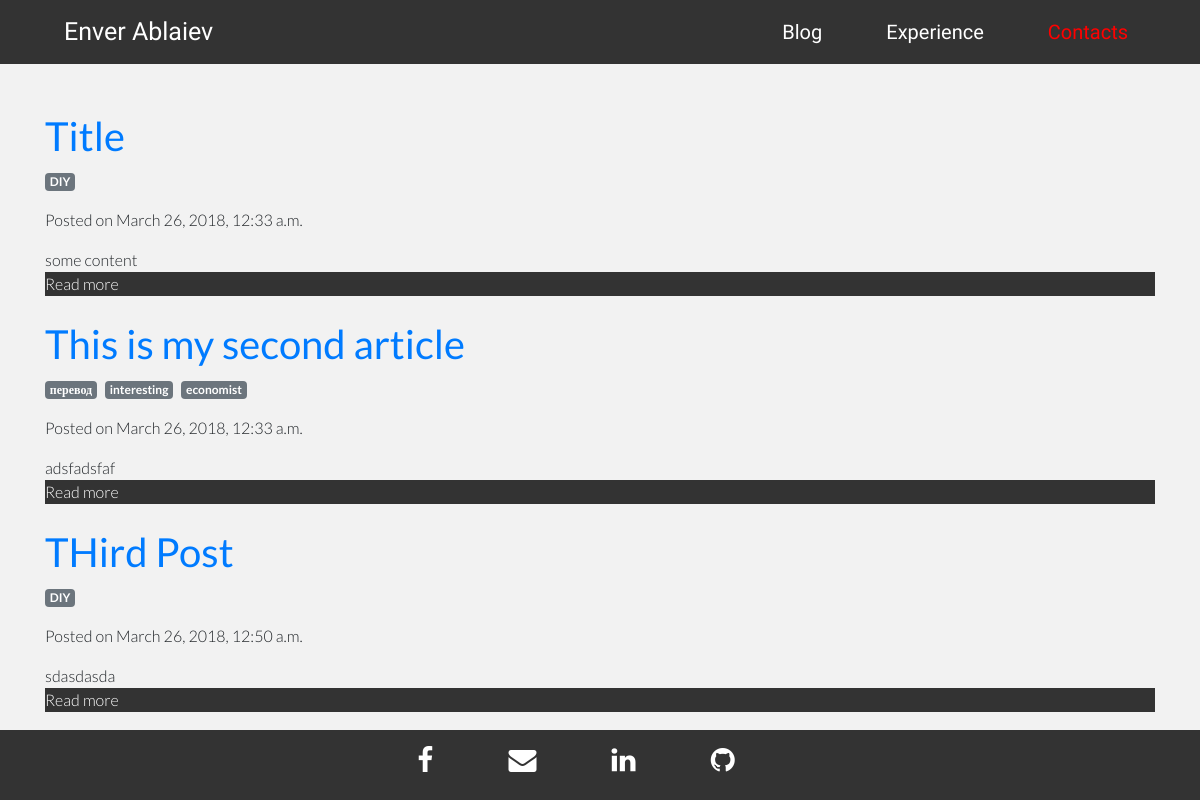
Page /blog/posts on the earlier database version.
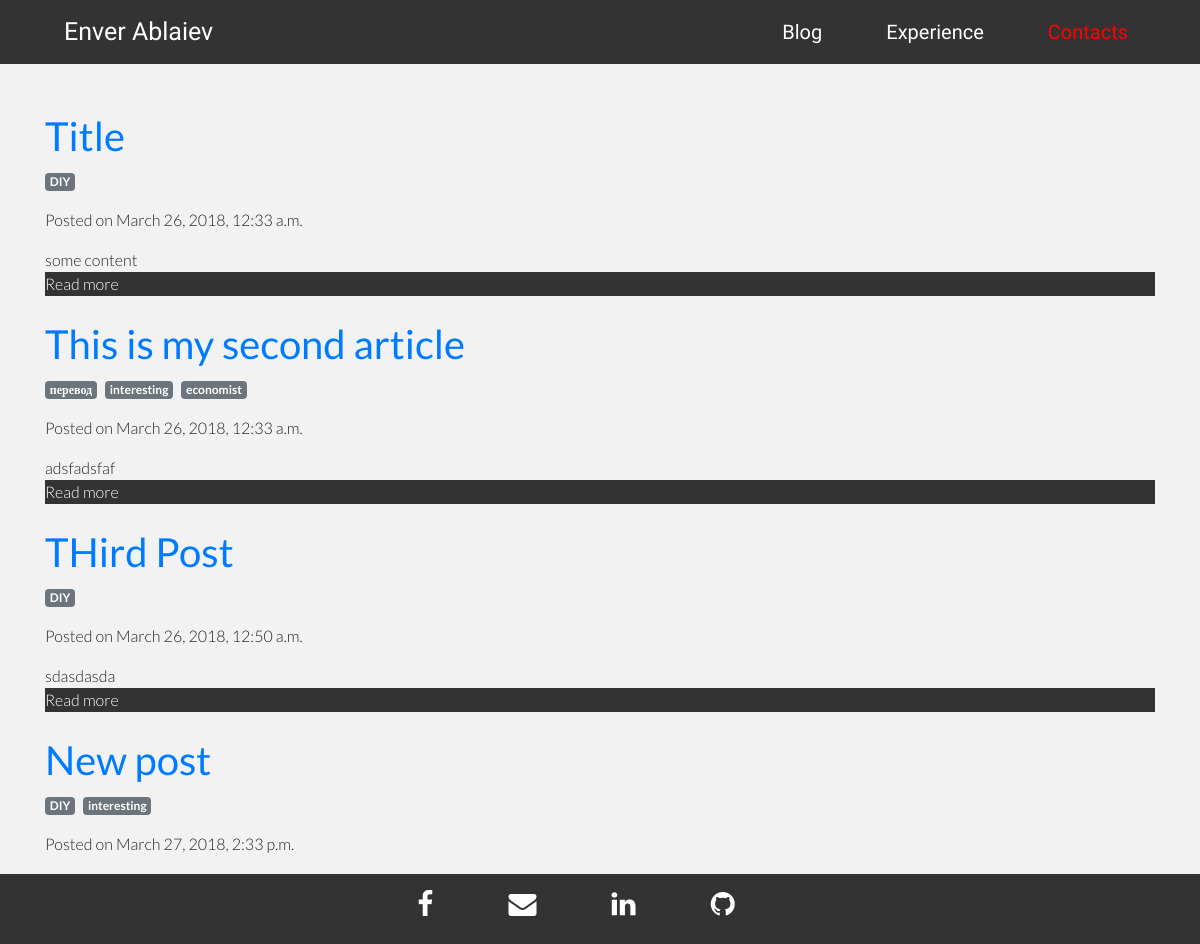
Same page on the later database version.
### blog/models.py (models this page shows, shortened)
class Post(models.Model):
    title = models.CharField(max_length=200)
    content = models.TextField()
    timestamp = models.DateTimeField(auto_now=False, auto_now_add=True)
    updated = models.DateTimeField(auto_now=True, auto_now_add=False)
    tag = models.ManyToManyField(Tag, help_text='Select tags for the post')
    def display_tags(self):
        return ', '.join([tag.name for tag in self.tag.all()[:3]] )
    display_tags.short_description = 'Tag'
    def get_absolute_url(self):
        return reverse('blog:post-detail', args=[str(self.id)])

class Tag( models.Model):
    name = models.CharField(max_length=15)
    def __str__(self):
        return self.name

### blog/views.py (the view)
# urls.py: path("posts", PostListView.as_view(), name='posts'),
class PostListView(ListView):
    model = Post
    context_object_name = 'posts'

### blog/templates/blog/post_list.html (shortened to what this page needs)
{% extends "snippets/base.html" %}
    {% block content %}
        {% for post in posts %}
		<article itemscope itemtype="http://schema.org/Article" class='mb-4'>
			<header itemprop="name">
				<a href="{{ post.get_absolute_url }}">
					<h1>{{ post.title }}</h1>
				</a>
			</header>
            <p>{% for tag in post.tag.all %}<span class="badge badge-secondary mr-2">{{ tag }}</span>{% endfor %}</p>
			<p class="publish-data">
				Posted on
				<time itemprop="datePublished" datetime="{{ post.timestamp|date:'Y-m-d H:i:s' }}">
					{{ post.timestamp }}
				</time>
			</p>
			<span itemprop="articleBody">{{ post.content|truncatechars:20  }}</span>
			<footer>
				<a class="button right" href="#">Read more</a>
			</footer>
    		</article>
        {% endfor %}
    {% endblock %}

### templates/snippets/base.html (shortened to what this page needs)
<!DOCTYPE html>
<html class="no-js" lang="en">
    <head>
        <link rel='stylesheet' href="https://maxcdn.bootstrapcdn.com/font-awesome/4.7.0/css/font-awesome.min.css">
        {% load staticfiles %}
        <link rel="stylesheet" href="{% static 'css/bootstrap.min.css' %}">
        <link rel="stylesheet" href="{% static 'css/main.css' %}">
    </head>
    <body>
        <header>
            {% include 'snippets/nav.html' %}
        </header>
        <main class='mt-5'>
            <div class="container">
            {% block content %}
            {% endblock %}
            </div>
        </main>
        <footer class='fixed-bottom'>
            {% include 'snippets/footer.html' %}
        </footer>
    </body>
</html>

### templates/snippets/nav.html (shortened to what this page needs)
<nav class="navbar navbar-expand-md">
    <a class="navbar-brand ml-5" id="brand" href="{% url 'home' %}">Enver Ablaiev</a>
    <div class="collapse navbar-collapse justify-content-end" id="nav-content">
        <ul class="navbar-nav">
            <li class="nav-item white">
                <a class="nav-link mr-5" href="{% url "blog:posts" %}">Blog</a>
            </li>
            <li class="nav-item">
                <a class="nav-link mr-5" href="#">Experience</a>
            </li>
            <li class="nav-item">
                <a class="nav-link mr-5 active" href="{% url 'contacts' %}">Contacts</a>
            </li>
        </ul>
    </div>
</nav>

### templates/snippets/footer.html
<div class="container-fluid text-center mt-2 py-2">
        <ul class="list-unstyled list-inline">
            <li class="list-inline-item mr-5"><a href="https://www.facebook.com/enverablaiev" class="btn-floating btn-sm btn-fb mx-1" target="_blank"><i class="fa fa-facebook fa-2x"> </i></a></li>
            <li class="list-inline-item mr-5"><a href="mailto:enverablaiev@gmail.com" class="btn-floating btn-sm btn-gplus mx-1" target="_blank"><i class="fa fa-envelope fa-2x"> </i></a></li>
            <li class="list-inline-item mr-5"><a href="https://linkedin.com/in/enverablaiev" class="btn-floating btn-sm btn-li mx-1" target="_blan"><i class="fa fa-linkedin fa-2x"> </i></a></li>
            <li class="list-inline-item mr-5"><a href="https://github.com/Enver92" class="btn-floating btn-sm btn-dribbble mx-1" target="_blank"><i class="fa fa-github fa-2x"> </i></a></li>
        </ul>
</div>

### static/css/main.css (style rules this page uses)
body { background-color: #f2f2f2; font-family: "Lato"; font-weight: 300; font-size: 16px; -webkit-font-smoothing: antialiased; -webkit-overflow-scrolling: touch; }
.navbar { font-family: "Raleway"; font-size: 20px; font-weight: 300; background-color: #333 !important; }
#brand { font-size: 25px; }
footer { background-color: #333; }
.navbar a, footer a { color: #fff !important; }
ul .active { color: red !important; }

Differences in the rows shown:
added Post: title "New post", timestamp "March 27, 2018, 2:33 p.m.", Tag (name "DIY"), Tag (name "interesting")
